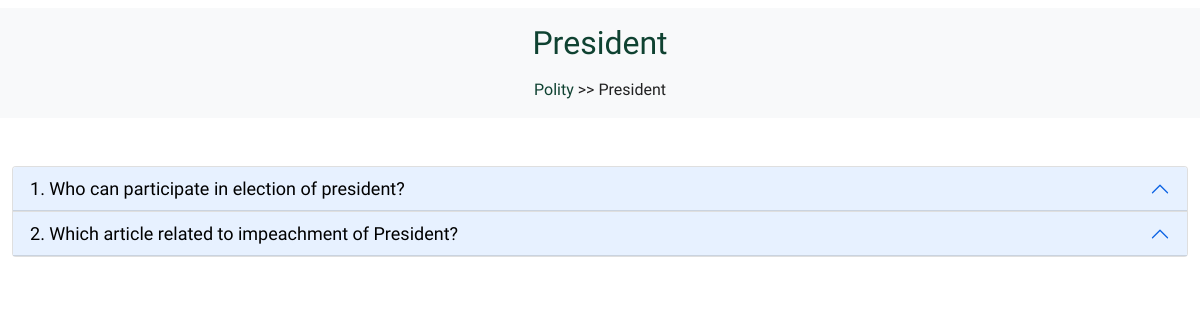
Screenshot of /chapter/president/ with the database file from the repository.
### home/models.py (models this page shows, shortened)
class Chapter(models.Model):
    title = models.CharField(max_length=255)
    slug = models.SlugField(max_length=300, blank=True, null=True, editable=False, unique=True)
    subject = models.ForeignKey(Subject, on_delete=models.CASCADE, default='')

class Subject(models.Model):
    title = models.CharField(max_length=255)
    slug = models.SlugField(max_length=300, blank=True, null=True, editable=False, unique=True)

class Question(models.Model):
    title = models.CharField(max_length=1000)
    slug = models.SlugField(max_length=300, blank=True, null=True, editable=False, unique=True)
    chapter = models.ForeignKey(Chapter, on_delete=models.CASCADE)
    answer = RichTextField()

### home/views.py (the view)
# urls.py: path('chapter/<str:slug>/', chapter_details, name='chapter-details'),
def chapter_details(request, slug):
    chapter = get_object_or_404(Chapter, slug=slug)
    questions = Question.objects.filter(chapter_id=chapter.id)
    subject = chapter.subject
    data = {
        'chapter' : chapter,
        'questions' : questions,
        'subject' : subject
    }
    return render(request, 'chapter-details.html', data)

### templates/chapter-details.html (shortened to what this page needs)
{% extends 'base.html' %}
{% block 'content' %}
<section class="py-3 bg-light">
    <div class="container">
        <h2 class="text-center mb-3">{{ chapter.title }}</h2>
        <div class="text-center">
            <a href="#">{{subject.title}}</a> >> {{ chapter.title }}
        </div>
    </div>
</section>
<section class="py-5">
    <div class="container">
        <div class="row justify-content-center g-3">
            <div class="accordion" id="accordionExample">
                {% for question in questions %}
                <div class="accordion-item">
                    <h2 class="accordion-header" id="heading{{forloop.counter}}">
                        <button class="accordion-button" type="button" data-bs-toggle="collapse"
                            data-bs-target="#collapse{{forloop.counter}}" aria-expanded="true"
                            aria-controls="collapse{{forloop.counter}}">
                            {{forloop.counter}}. {{ question.title }}
                        </button>
                    </h2>
                </div>
                {% endfor %}
                </div>
            </div>
        </div>
</section>
{% endblock 'content' %}

### static/css/style.css (style rules this page uses)
body { margin: 0; padding: 0; font-family: "Montserrat", sans-serif; color: #222; }
h1, h2, h3 { font-family: "Oswald", sans-serif; color: #0f4231; font-weight: normal; margin-bottom: 10px; }
a { text-decoration: none; color: #0f4231; font-weight: 500; }
.container { max-width: 1240px; }
.accordion-button { font-size: 18px; font-weight: 500; color: #000 !important; font-family: "Montserrat", sans-serif; padding: 11px 17px; background-color: #f4f8fd; }

### rows the page displays
Chapter: title "President"
Subject: title "Polity"
Question: title "Who can participate in election of president?"
Question: title "Which article related to impeachment of President?"
